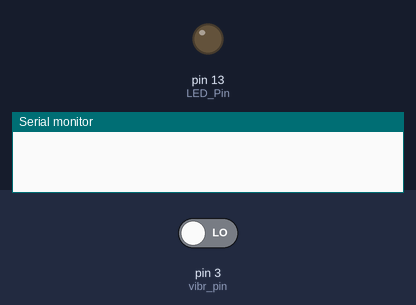
Recording of a sketch running on a simulated Arduino Uno, built with avr-gcc and run on an emulated ATmega328P. Shown: output pins drawn as LEDs (lit = HIGH), the last lines printed to the serial monitor. Inputs (shaded band) come from the test bench; at power-on: pin 3 (vibr_pin) LOW.

Above: at 1.2 s.
1.3 s: pin 3 (vibr_pin) driven HIGH
At 2.1 s:
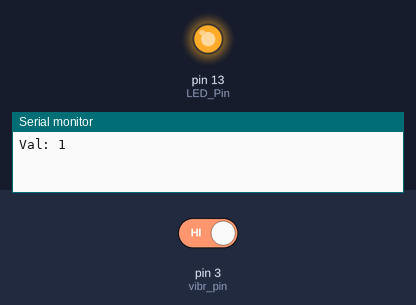
4.3 s: pin 3 (vibr_pin) driven LOW
At 4.9 s:
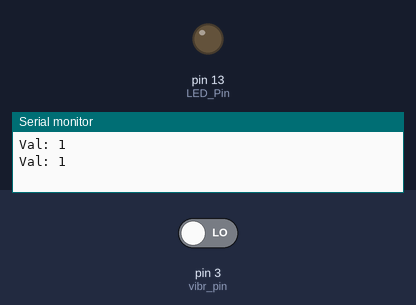
Timing chart, 0 to 7.3 s (numbered marks = the images above; inputs shaded):
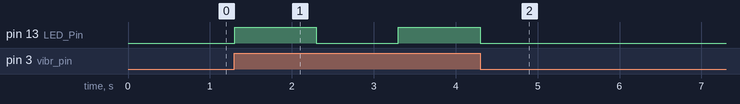

Measured:
- after the input at 1.3 s, pin 13 (LED_Pin): LOW → HIGH at once, → LOW 1.0 s later, → HIGH 1.0 s later
- after the input at 4.3 s, pin 13 (LED_Pin): goes on until 4.3 s, then stays LOW

The sketch:

Vibration_Sensor_Logic_State.ino
```cpp
int vibr_pin = 3;
int LED_Pin = 13;

void setup() {
  Serial.begin(9600);
  pinMode(vibr_pin, INPUT);
  pinMode(LED_Pin, OUTPUT);
}

void loop() {
  int val;
  val = digitalRead(vibr_pin);
  if (val == 1) {
    Serial.print("Val: ");
    Serial.println(val);
    digitalWrite(LED_Pin, HIGH);
    delay(1000);
    digitalWrite(LED_Pin, LOW);
    delay(1000);
  }
  else
    digitalWrite(LED_Pin, LOW);
}
```
